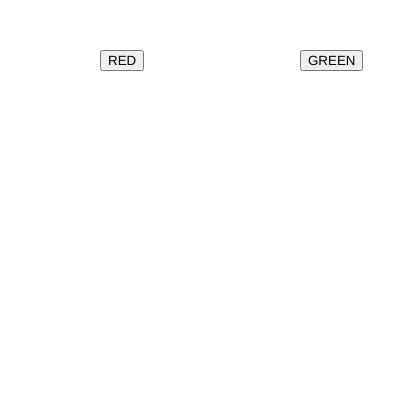
Frame 1 (no input)
Frame 60 (no input): identical to frame 1, image omitted
Frame 120 (the mouse pressed at the canvas centre since frame 60): identical to frame 1, image omitted

The p5.js sketch that drew this single still picture (run headless with seeded random() and noise() and a simulated clock; from frame 60 on, the mouse is pressed at the canvas centre):

// p5.js sketch
// ── sketch.js
var btn_red;
var btn_green;

var r = 0;
var g = 0;
var b = 0;

function setup() {
  createCanvas(400, 400);  
  btn_red = createButton("RED");
  btn_red.position(100,50);
  btn_red.mousePressed(red_bg)
  

  btn_green = createButton("GREEN");
  btn_green.position(300,50);
  btn_green.mousePressed(green_bg)

  

}

function draw() {
  background(r=255,g=255,b=255);
  
}

function green_bg () {
  r = 0;
  g = 255;  
  b = 0;
}

function red_bg () {
  r = 255;
  g = 0;
  b = 0;
}
